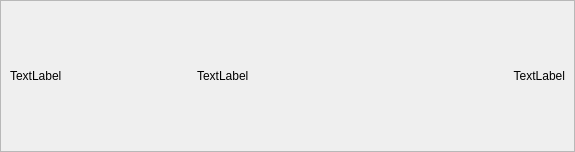
<?xml version="1.0" encoding="UTF-8"?>
<ui version="4.0">
 <class>DiskInfo</class>
 <widget class="QWidget" name="DiskInfo">
  <property name="geometry">
   <rect>
    <x>0</x>
    <y>0</y>
    <width>575</width>
    <height>152</height>
   </rect>
  </property>
  <property name="windowTitle">
   <string>Form</string>
  </property>
  <property name="styleSheet">
   <string notr="true">#frame {
	border-bottom: 1px solid #5e559e;
}</string>
  </property>
  <layout class="QHBoxLayout" name="horizontalLayout">
   <property name="spacing">
    <number>0</number>
   </property>
   <property name="leftMargin">
    <number>0</number>
   </property>
   <property name="topMargin">
    <number>0</number>
   </property>
   <property name="rightMargin">
    <number>0</number>
   </property>
   <property name="bottomMargin">
    <number>0</number>
   </property>
   <item>
    <widget class="QFrame" name="frame">
     <property name="frameShape">
      <enum>QFrame::Shape::StyledPanel</enum>
     </property>
     <property name="frameShadow">
      <enum>QFrame::Shadow::Raised</enum>
     </property>
     <layout class="QHBoxLayout" name="horizontalLayout_2">
      <item>
       <widget class="QLabel" name="label_name">
        <property name="text">
         <string>TextLabel</string>
        </property>
       </widget>
      </item>
      <item>
       <widget class="QLabel" name="label_caption">
        <property name="text">
         <string>TextLabel</string>
        </property>
       </widget>
      </item>
      <item>
       <widget class="QLabel" name="label_status">
        <property name="text">
         <string>TextLabel</string>
        </property>
        <property name="alignment">
         <set>Qt::AlignmentFlag::AlignRight|Qt::AlignmentFlag::AlignTrailing|Qt::AlignmentFlag::AlignVCenter</set>
        </property>
       </widget>
      </item>
     </layout>
    </widget>
   </item>
  </layout>
 </widget>
 <resources/>
 <connections/>
</ui>
